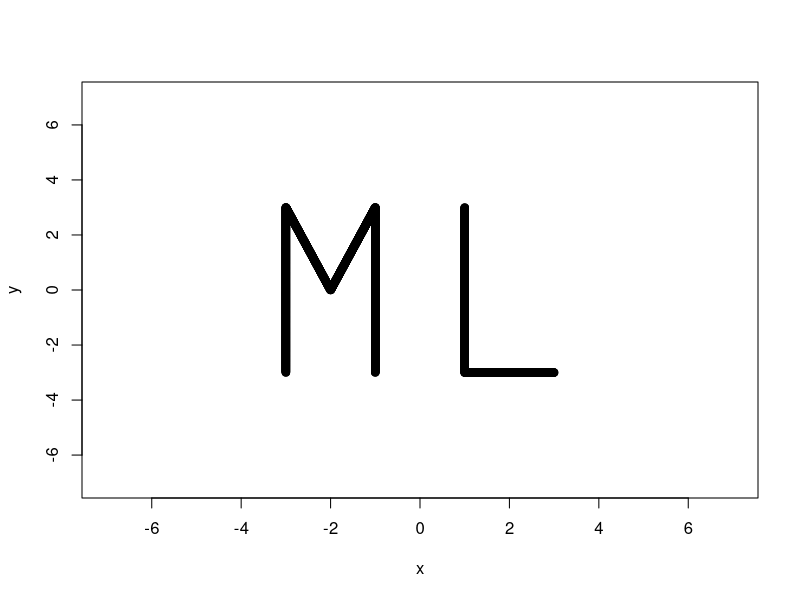
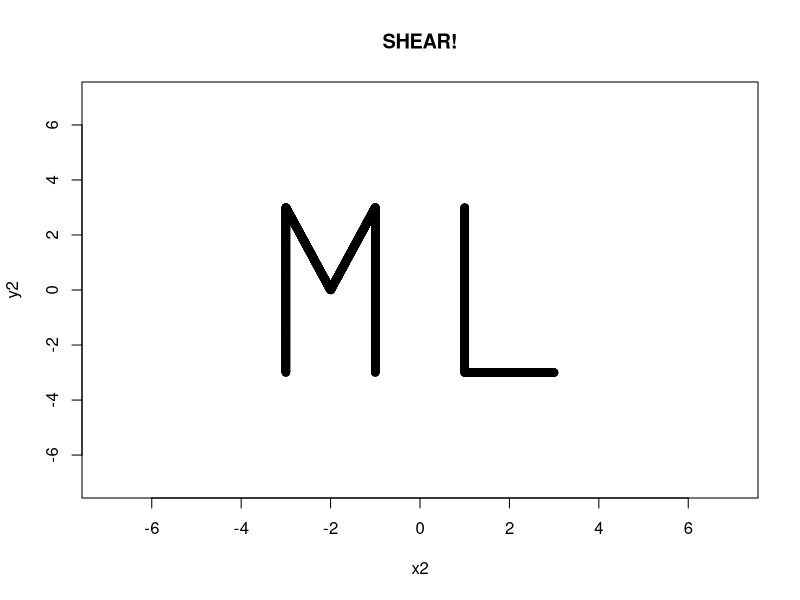
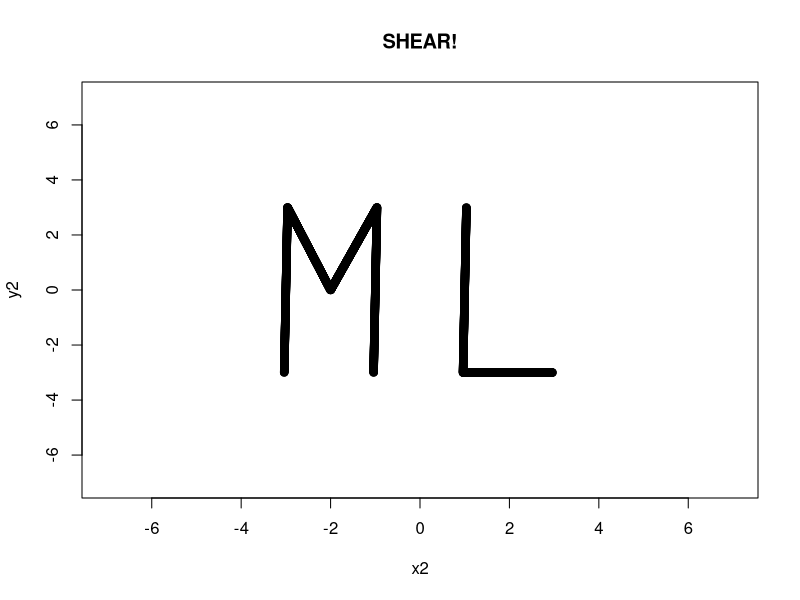
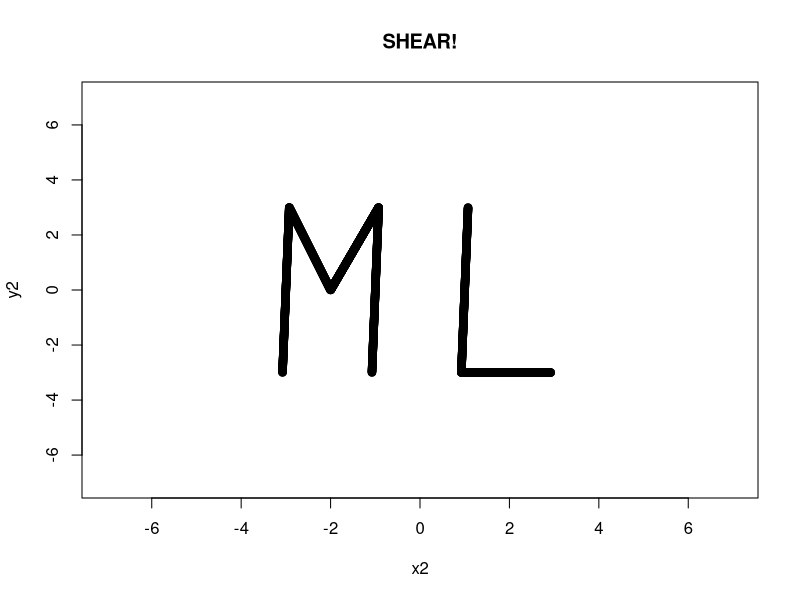
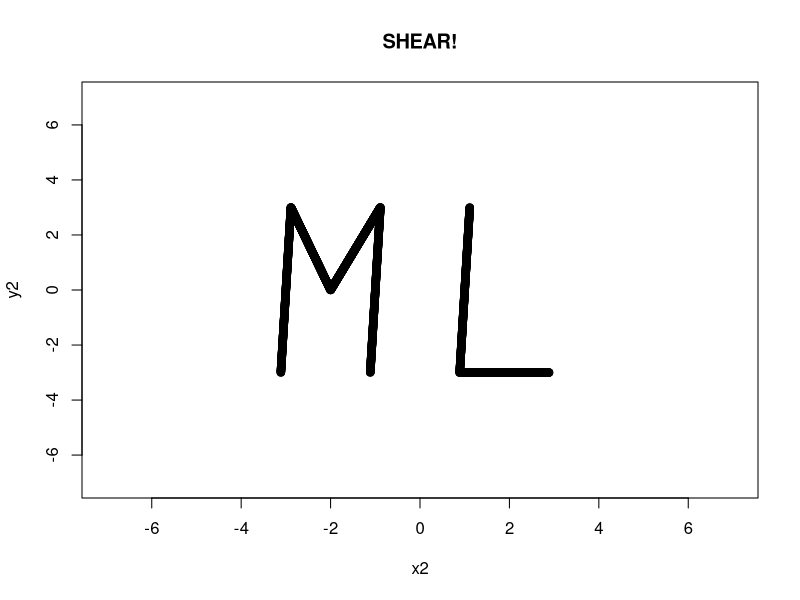
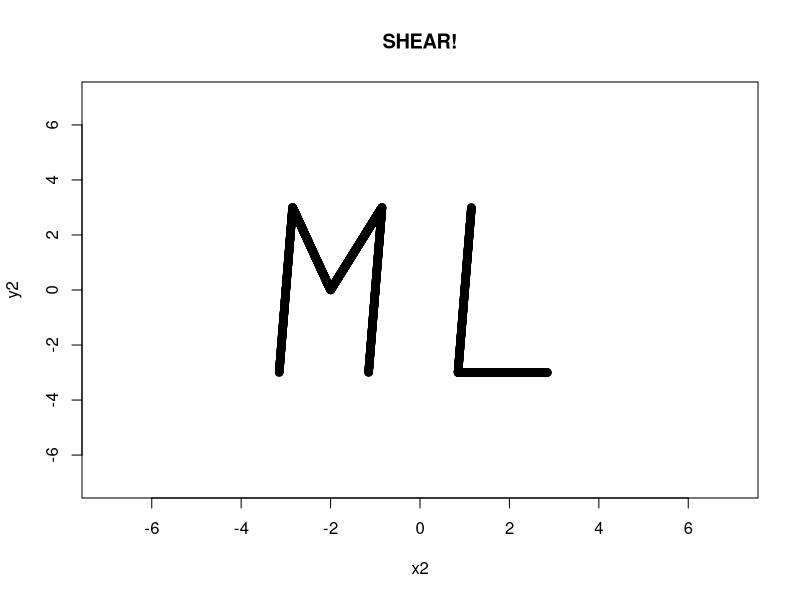
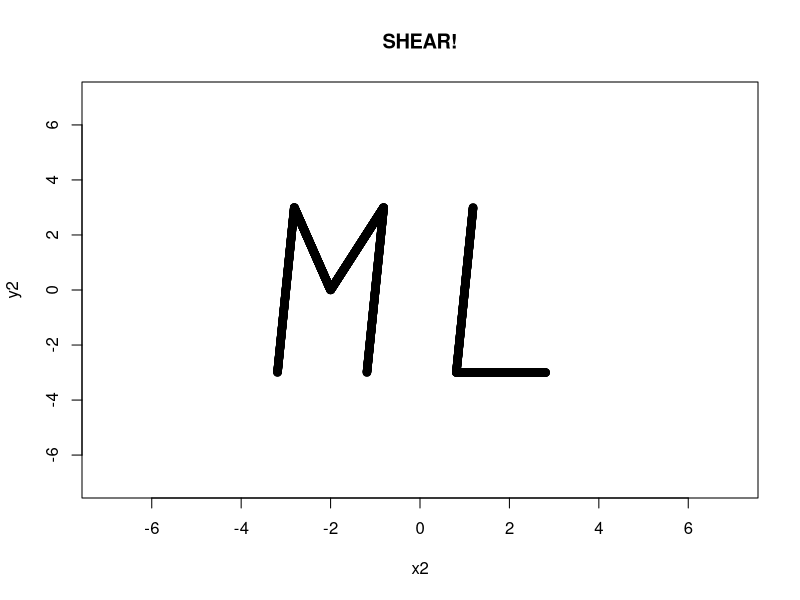
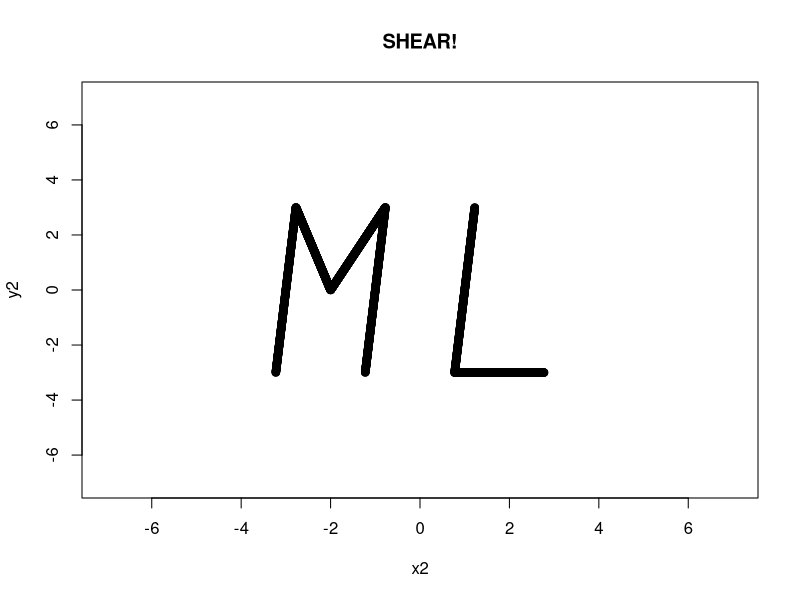

Write R code to recreate these figures, in order.
## ---- chunk 1

#Creates a plot of the letters M and L. My last name and first name start with the same letter, so I elected to use my middle initial instead of my last initial.

x=c(rep(-3,500), seq(-3,-2,length.out=500), seq(-2,-1,length.out=500), rep(-1,500), rep(1,500), seq(1,3,length.out=500))

y=c(seq(-3,3,length.out=500), seq(3,0,length.out=500), seq(0,3,length.out=500), seq(3,-3,length.out=500), seq(3,-3,length.out=500), rep(-3,500))

z=rbind(x,y)

x11() #Opens a new viewing window.

plot(y~x, xlim=c(-7,7), ylim=c(-7,7)) #Plots the initial figure.

for(i in 0:40) { #For loop for demonstrating shear. i = 0 to start since the directions specify that the matrix should be the identity matrix to begin.
  m2 <- matrix(c(1,0,0.0125*i,1), nrow = 2, ncol = 2)
  z2 <- m2 %*% z
  x2 <- z2[1,]
  y2 <- z2[2,]
  plot(y2~x2, xlim=c(-7,7), ylim=c(-7,7), main = "SHEAR!")
}

for(i in 1:40) { #For loop for returning to the original image.
  m2 <- matrix(c(1,0,0.5-0.0125*i,1), nrow = 2, ncol = 2)
  z2 <- m2 %*% z
  x2 <- z2[1,]
  y2 <- z2[2,]
  plot(y2~x2, xlim=c(-7,7), ylim=c(-7,7), main = "TAKE IT BACK NOW, Y'ALL")
}

for(i in 1:40) { #For loop for doubling the size of the figure.
  m2 <- matrix(c(1+0.025*i,0,0,1+0.025*i), nrow = 2, ncol = 2)
  z2 <- m2 %*% z
  x2 <- z2[1,]
  y2 <- z2[2,]
  plot(y2~x2, xlim=c(-7,7), ylim=c(-7,7), main = "SCALING!")
}

for(i in 1:40) { #For loop for scaling back to the original size.
  m2 <- matrix(c(2-0.025*i,0,0,2-0.025*i), nrow = 2, ncol = 2)
  z2 <- m2 %*% z
  x2 <- z2[1,]
  y2 <- z2[2,]
  plot(y2~x2, xlim=c(-7,7), ylim=c(-7,7), main = "TAKE IT BACK NOW, Y'ALL")
}

for(i in 1:40) { #For loop for counterclockwise rotation around the origin, it calculates the rotation angle in degrees, then converts to radians, and then turns angle of rotation into a rotation matrix.
  d = (9 * i) * (pi / 180)
  m2 <- matrix(c(cos(d),sin(d),-sin(d),cos(d)), nrow = 2, ncol = 2)
  z2 <- m2 %*% z
  x2 <- z2[1,]
  y2 <- z2[2,]
  plot(y2~x2, xlim=c(-7,7), ylim=c(-7,7), main = "COUNTERCLOCKWISE ROTATION!")
}

for(i in 1:40) { #For loop for clockwise rotation around the origin.
  d = -1 * (9 * i) * (pi / 180) 
  m2 <- matrix(c(cos(d),sin(d),-sin(d),cos(d)), nrow = 2, ncol = 2) 
  z2 <- m2 %*% z
  x2 <- z2[1,]
  y2 <- z2[2,]
  plot(y2~x2, xlim=c(-7,7), ylim=c(-7,7), main = "CLOCKWISE ROTATION! (TAKE IT BACK NOW, Y'ALL)")
}

for(i in 1:40) { #For loop for projection onto the x-axis.
  m2 <- matrix(c(1,0,0,1-0.025*i), nrow = 2, ncol = 2) 
  z2 <- m2 %*% z
  x2 <- z2[1,]
  y2 <- z2[2,]
  plot(y2~x2, xlim=c(-7,7), ylim=c(-7,7), main = "PROJECTION (DID I DO THIS RIGHT?)")
}

for(i in 1:40) { #For loop for returning to the original figure.
  m2 <- matrix(c(1,0,0,0.025*i), nrow = 2, ncol = 2) 
  z2 <- m2 %*% z
  x2 <- z2[1,]
  y2 <- z2[2,]
  plot(y2~x2, xlim=c(-7,7), ylim=c(-7,7), main = "THE SAME CHA CHA SLIDE JOKE AGAIN!")
}

for(i in 1:40) { #This for loop just makes the original (and final) image stay on the screen for a few extra seconds. It's important to provide closure!
  plot(y~x, xlim=c(-7,7), ylim=c(-7,7), main = "THANKS FOR WATCHING! BYE!")
}
